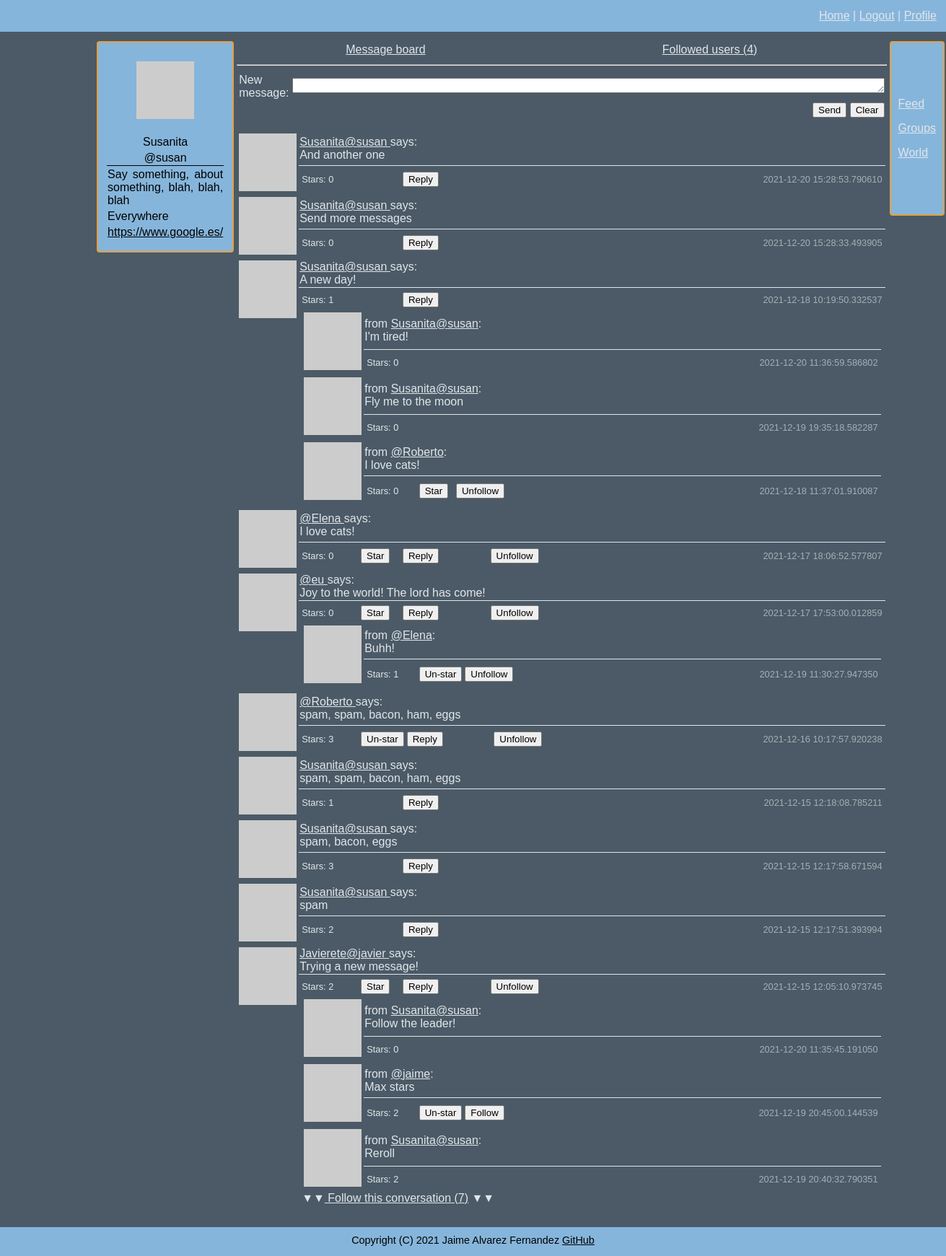
/message_board (signed in), run on the app's committed database.
### connect/models.py (models this page shows, shortened)
class User(UserMixin, db.Model):
    id = db.Column(db.Integer, primary_key=True)
    username = db.Column(db.String(64), index=True, unique=True)
    email = db.Column(db.String(120), index=True, unique=True)
    nickname = db.Column(db.String(64))
    password = db.Column(db.String(128))
    about_me = db.Column(db.String(140))
    location = db.Column(db.String(64))
    website = db.Column(db.String(120))
    last_seen = db.Column(db.DateTime, default=datetime.datetime.utcnow)
    follower_bio = db.Column(db.Boolean, default=False)
    posts = db.relationship('Posts', backref='author', lazy='dynamic')
    reply = db.relationship('Reply', backref='author', lazy='dynamic')
    followed = db.relationship('User',
                               secondary=followers,
                               primaryjoin=(followers.c.follower_id == id),
                               secondaryjoin=(followers.c.followed_id == id),
                               backref=db.backref('followers', lazy='dynamic'), lazy='dynamic')
    starred = db.relationship('Posts',
                              secondary=stars,
                              backref=db.backref('awarded_stars', lazy='dynamic'), lazy='dynamic')
    starred_reply = db.relationship('Reply',
                                    secondary=stars_reply,
                                    backref=db.backref('awarded_stars_reply', lazy='dynamic'), lazy='dynamic')
    def avatar(self, size):
        digest = md5(self.email.lower().encode('utf-8')).hexdigest()
        return f'https://www.gravatar.com/avatar/{digest}?d=identicon&s={size}'
    def is_following(self, user):
        return self.followed.filter(followers.c.followed_id == user.id).count() > 0
    def followed_posts(self):
        posts_from_followed = Posts.query. \
            join(followers, (followers.c.followed_id == Posts.user_id)). \
            filter(followers.c.follower_id == self.id)
        posts_from_me = Posts.query.filter_by(user_id=self.id)
        return posts_from_followed.union(posts_from_me).order_by(Posts.timestamp.desc())
    def is_starred(self, post):
        return self.starred.filter(stars.c.post_id == post.id).count() > 0
    def is_starred_reply(self, reply):
        return self.starred_reply.filter(stars_reply.c.reply_id == reply.id).count() > 0

class Posts(db.Model):
    id = db.Column(db.Integer, primary_key=True)
    body = db.Column(db.String(140))
    timestamp = db.Column(db.DateTime, index=True, default=datetime.datetime.utcnow)
    user_id = db.Column(db.Integer, db.ForeignKey('user.id'))
    reply = db.relationship('Reply', backref='original', lazy='dynamic')
    def replies(self):
        return Reply.query.filter_by(post_id=self.id).order_by(Reply.timestamp.desc())

class Reply(db.Model):
    id = db.Column(db.Integer, primary_key=True)
    body = db.Column(db.String(140))
    timestamp = db.Column(db.DateTime, index=True, default=datetime.datetime.utcnow)
    user_id = db.Column(db.Integer, db.ForeignKey('user.id'))
    post_id = db.Column(db.Integer, db.ForeignKey('posts.id'))

### connect/routing.py (the view)
@app.route('/message_board', methods=['GET', 'POST'])
@flask_login.login_required
def feed():
    empty_form = forms.EmptyForm()
    form = forms.WriteMessage()
    if form.validate_on_submit():
        post = models.Posts(body=form.message.data, author=flask_login.current_user)
        db.session.add(post)
        db.session.commit()
        return flask.redirect(flask.url_for('feed'))
    page = flask.request.args.get('page', 1, type=int)
    posts = flask_login.current_user.followed_posts().paginate(page, app.config['POSTS_PER_PAGE'], False)
    next_url = flask.url_for('feed', page=posts.next_num) if posts.has_next else None
    prev_url = flask.url_for('feed', page=posts.prev_num) if posts.has_prev else None
    return flask.render_template('feed.html', title='Feed', posts=posts.items, e_form=empty_form, form=form,
                                 reply_per_post=app.config['REPLY_PER_POST'], next_url=next_url, prev_url=prev_url)

### connect/forms.py
class EmptyForm(FlaskForm):
    submit = wtforms.SubmitField('Submit')

class WriteMessage(FlaskForm):
    message = wtforms.TextAreaField('New message', validators=[validators.Length(min=1, max=140)])
    submit = wtforms.SubmitField('Send')

### connect/models.py (called while the page is built)
@login.user_loader
def load_user(user_id):
    return User.query.get(int(user_id))

### connect/routing.py (called while the page is built)
@app.before_request
def before_request():
    if flask_login.current_user.is_authenticated:
        flask_login.current_user.last_seen = datetime.datetime.utcnow()
        db.session.commit()

### connect/templates/feed.html (shortened to what this page needs)
{% extends "general_template.html" %}
{% block content %}
<table width="100%">
    <tr>
        <td align="center">
            <a href="{{ url_for('feed') }}">Message board</a>
        </td>
        <td align="center">
            <a href="{{ url_for('following') }}">Followed users ({{ current_user.followed.count() }})</a>
        </td>
    </tr>
</table>
<hr>
{% if request.endpoint == 'feed' %}
    <form action="" method="post" novalidate>
        <table>
            <tr>
                <td>
                    {{ form.message.label }}:
                </td>
                <td>
                    {{ form.message(cols=100, rows=1, autocomplete=off) }}
                </td>
            </tr>
            <tr>
                <td>
                </td>
                <td align="right">
                    {{ form.submit() }} <input type="reset" value="Clear">
                </td>
            </tr>
        </table>
    </form>
    <p>
    {% include 'sub_templates/_posts.html' %}
    </p>
{% else %}
    {% include 'sub_templates/_followed_users.html' %}
{% endif %}
    {% include "sub_templates/_pagination.html" %}
{% endblock %}

### connect/templates/sub_templates/_profile.html (shortened to what this page needs)
{% if user and user != current_user %}
    <p>
        <img src="{{ user.avatar(128) }}">
    </p>
    <table width="100%">
        <tr>
            <td>
                {% if user.nickname is not none %}
                {{ user.nickname }}
                {% endif %}
            </td>
        </tr>
        <tr>
            <td class="bottom_line">
                @{{ user.username }}
            </td>
        </tr>
        <tr>
            <td>
                {% if not current_user.is_following(user) %}
                <form method="post" action="{{ url_for('follow', username=user.username, url=request.endpoint) }}">
                    {{ e_form.hidden_tag() }}
                    {{ e_form.submit(value='Follow') }}
                </form>
                {% else %}
                <form method="post" action="{{ url_for('unfollow', username=user.username, url=request.endpoint) }}">
                    {{ e_form.hidden_tag() }}
                    {{ e_form.submit(value='Unfollow') }}
                </form>
                {% endif %}
            </td>
        </tr>
        <tr>
            <td class="justify_text">
                {% if user.about_me is not none %}
                    {{ user.about_me }}
                {% endif %}
            </td>
        </tr>
        <tr>
            <td>
                {% if user.location is not none %}
                    {{ user.location }}
                {% endif %}
            </td>
        </tr>
        <tr>
            <td>
                {% if user.website is not none %}
                    <a href="{{ current_user.website }}">{{ current_user.website }}</a>
                {% endif %}
            </td>
        </tr>
        <tr>
            <td>
                {% if user.follower_bio %}
                Followers: {{ current_user.followers.count() }}
                {% endif %}
            </td>
        </tr>
    </table>
{% else %}
    <p>
        <img src="{{ current_user.avatar(128) }}">
    </p>
    <table width="100%">
        <tr>
            <td>
                {% if current_user.nickname is not none %}
                {{ current_user.nickname }}
                {% endif %}
            </td>
        </tr>
        <tr>
            <td class="bottom_line">
                @{{ current_user.username }}
            </td>
        </tr>
        <tr>
            <td class="justify_text">
                {% if current_user.about_me is not none %}
                    {{ current_user.about_me }}
                {% endif %}
            </td>
        </tr>
        <tr>
            <td class="justify_text">
                {% if current_user.location is not none %}
                    {{ current_user.location }}
                {% endif %}
            </td>
        </tr>
        <tr>
            <td class="justify_text">
                {% if current_user.website is not none %}
                    <a href="{{ current_user.website }}">{{ current_user.website }}</a>
                {% endif %}
            </td>
        </tr>
        <tr>
            <td>
            </td>
        </tr>
    </table>
{% endif %}

### connect/templates/sub_templates/_posts.html (shortened to what this page needs)
<table width="100%">
    {% for post in posts %}
    <tr>
        <td width="60" rowspan="2" valign="top"><img src="{{ post.author.avatar(60) }}"></td>
        <td class="bottom_line">
                <a href="{{ url_for('user_messages', username=post.author.username) }}">
                    {% if post.author.nickname %}{{ post.author.nickname }}{% endif %}@{{ post.author.username }}
                </a>
                says:<br>
             {{ post.body }}
        </td>
    </tr>
    <tr>
        <td>
            <table width="100%" border="0">
                <tr class="smaller_font_80">
                    <td width="10%">Stars: {{ post.awarded_stars.count() }}</td>
                    <td width="7%">
                        {% if post.author.username != current_user.username %}
                            {% if not current_user.is_starred(post) %}
                            <form method="post" action="{{ url_for('star', post=post.id, url=request.endpoint) }}">
                                {{ e_form.submit(value='Star') }}
                            </form>
                            {% else %}
                            <form method="post" action="{{ url_for('un_star', post=post.id, url=request.endpoint) }}">
                                {{ e_form.submit(value='Un-star') }}
                            </form>
                            {% endif %}
                        {% endif %}
                    </td>
                    <td>
                        <form method="get" action="{{ url_for('reply', post=post.id, url=request.endpoint) }}">
                            {{ e_form.submit(value='Reply') }}
                        </form>
                    </td>
                    <td>
                        {% if not current_user.is_following(post.author) and post.author != current_user %}
                        <form method="post" action="{{ url_for('follow', username=post.author.username) }}">
                            {{ e_form.hidden_tag() }}
                            {{ e_form.submit(value='Follow') }}
                        </form>
                        {% elif current_user.is_following(post.author) and post.author != current_user  %}
                        <form method="post" action="{{ url_for('unfollow', username=post.author.username, url=request.endpoint) }}">
                            {{ e_form.submit(value='Unfollow') }}
                        </form>
                        {% endif %}
                    </td>
                    <td class="time">{{ post.timestamp }}</td>
                </tr>
                <tr>
                    <td colspan="5">
                        {% if 0 < post.replies().all()|length <= reply_per_post %}
                            {% for n in range(post.replies().all()|length) %}
                                {% include "sub_templates/_replies.html" %}
                            {% endfor %}
                        {% elif post.replies().all()|length > reply_per_post %}
                            {% for n in range(3) %}
                                {% include "sub_templates/_replies.html" %}
                            {% endfor %}
                            ▼▼<a href="{{ url_for('conversation', post=post.id)}}"> Follow this conversation ({{ post.replies().all()|length }})</a> ▼▼
                        {% endif %}
                    </td>
                </tr>
            </table>
        </td>
    </tr>
    {% endfor %}
</table>

### connect/templates/sub_templates/_replies.html (shortened to what this page needs)
<table width="100%">
    <tr>
        <td width="30" rowspan="2" valign="top"><img src="{{ post.replies()[n].author.avatar(30) }}"></td>
        <td class="bottom_line">
            from
            <a href="{{ url_for('user_messages', username=post.replies()[n].author.username) }}">{% if post.replies()[n].author.nickname %}{{ post.replies()[n].author.nickname }}{% endif %}@{{ post.replies()[n].author.username }}</a>:<br>
            {{ post.replies()[n].body }}
        </td>
    </tr>
    <tr>
        <td>
            <table width="100%" border="0">
                <tr class="smaller_font_80">
                    <td width="10%">Stars: {{ post.replies()[n].awarded_stars_reply.count() }}</td>
                    <td width="7%">
                        {% if post.replies()[n].author.username != current_user.username %}
                            {% if not current_user.is_starred_reply(post.replies()[n]) %}
                            <form method="post" action="{{ url_for('star_reply', reply_id=post.replies()[n].id, url=request.endpoint) }}">
                                {{ e_form.submit(value='Star') }}
                            </form>
                            {% else %}
                            <form method="post" action="{{ url_for('un_star_reply', reply_id=post.replies()[n].id, url=request.endpoint) }}">
                                {{ e_form.submit(value='Un-star') }}
                            </form>
                            {% endif %}
                        {% endif %}
                    </td>
                    <td>
                        {% if not current_user.is_following(post.replies()[n].author) and post.replies()[n].author != current_user %}
                        <form method="post" action="{{ url_for('follow', username=post.replies()[n].author.username, url=request.endpoint) }}">
                            {{ e_form.submit(value='Follow') }}
                        </form>
                        {% elif current_user.is_following(post.replies()[n].author) and post.replies()[n].author != current_user  %}
                        <form method="post" action="{{ url_for('unfollow', username=post.replies()[n].author.username, url=request.endpoint) }}">
                            {{ e_form.submit(value='Unfollow') }}
                        </form>
                        {% endif %}
                    </td>
                    <td class="time">{{ post.replies()[n].timestamp }}</td>
                </tr>
            </table>
        </td>
    </tr>
</table>

### connect/static/css/style.css (style rules this page uses)
body { font-family: Arial; background: #4b5a66; color: #e1e6eb; min-height: 100vh; margin: 0; }
a { color: inherit; }
.bottom_line { border: solid; border-width: 0px 0 1px 0; }
.justify_text { text-align: justify; text-justify: inter-word; }
.smaller_font_80 { font-size:80%; }
.time { text-align: right; opacity: 0.6; }
body { display:flex; flex-direction:column; }

### data on the page
User: nickname "Susanita", username "susan", about_me "Say something, about something, blah, blah, blah", location "Everywhere", website "https://www.google.es/"
Posts: author.nickname "Susanita", author.username "susan", body "And another one", awarded_stars.count "0", timestamp "2021-12-20 15:28:53.790610"
Posts: author.nickname "Susanita", author.username "susan", body "Send more messages", awarded_stars.count "0", timestamp "2021-12-20 15:28:33.493905"
Posts: author.nickname "Susanita", author.username "susan", body "A new day!", awarded_stars.count "1", timestamp "2021-12-18 10:19:50.332537", nickname "Susanita" "Susanita", username "susan" "susan" "Roberto", body "I'm tired!" "Fly me to the moon" "I love cats!", replies "0" "0" "0", id.timestamp "2021-12-20 11:36:59.586802" "2021-12-19 19:35:18.582287" "2021-12-18 11:37:01.910087"
Posts: author.username "Elena", body "I love cats!", awarded_stars.count "0", timestamp "2021-12-17 18:06:52.577807"
Posts: author.username "eu", body "Joy to the world! The lord has come!", awarded_stars.count "0", timestamp "2021-12-17 17:53:00.012859", username "Elena", body "Buhh!", replies "1", id.timestamp "2021-12-19 11:30:27.947350"
Posts: author.username "Roberto", body "spam, spam, bacon, ham, eggs", awarded_stars.count "3", timestamp "2021-12-16 10:17:57.920238"
Posts: author.nickname "Susanita", author.username "susan", body "spam, spam, bacon, ham, eggs", awarded_stars.count "1", timestamp "2021-12-15 12:18:08.785211"
Posts: author.nickname "Susanita", author.username "susan", body "spam, bacon, eggs", awarded_stars.count "3", timestamp "2021-12-15 12:17:58.671594"
Posts: author.nickname "Susanita", author.username "susan", body "spam", awarded_stars.count "2", timestamp "2021-12-15 12:17:51.393994"
Posts: author.nickname "Javierete", author.username "javier", body "Trying a new message!", awarded_stars.count "2", timestamp "2021-12-15 12:05:10.973745", nickname "Susanita" "Susanita", username "susan" "jaime" "susan", body "Follow the leader!" "Max stars" "Reroll", replies "0" "2" "2", id.timestamp "2021-12-20 11:35:45.191050" "2021-12-19 20:45:00.144539" "2021-12-19 20:40:32.790351", replies|length "7"

### other printed values
{{ current_user.followed.count() }} "4"
